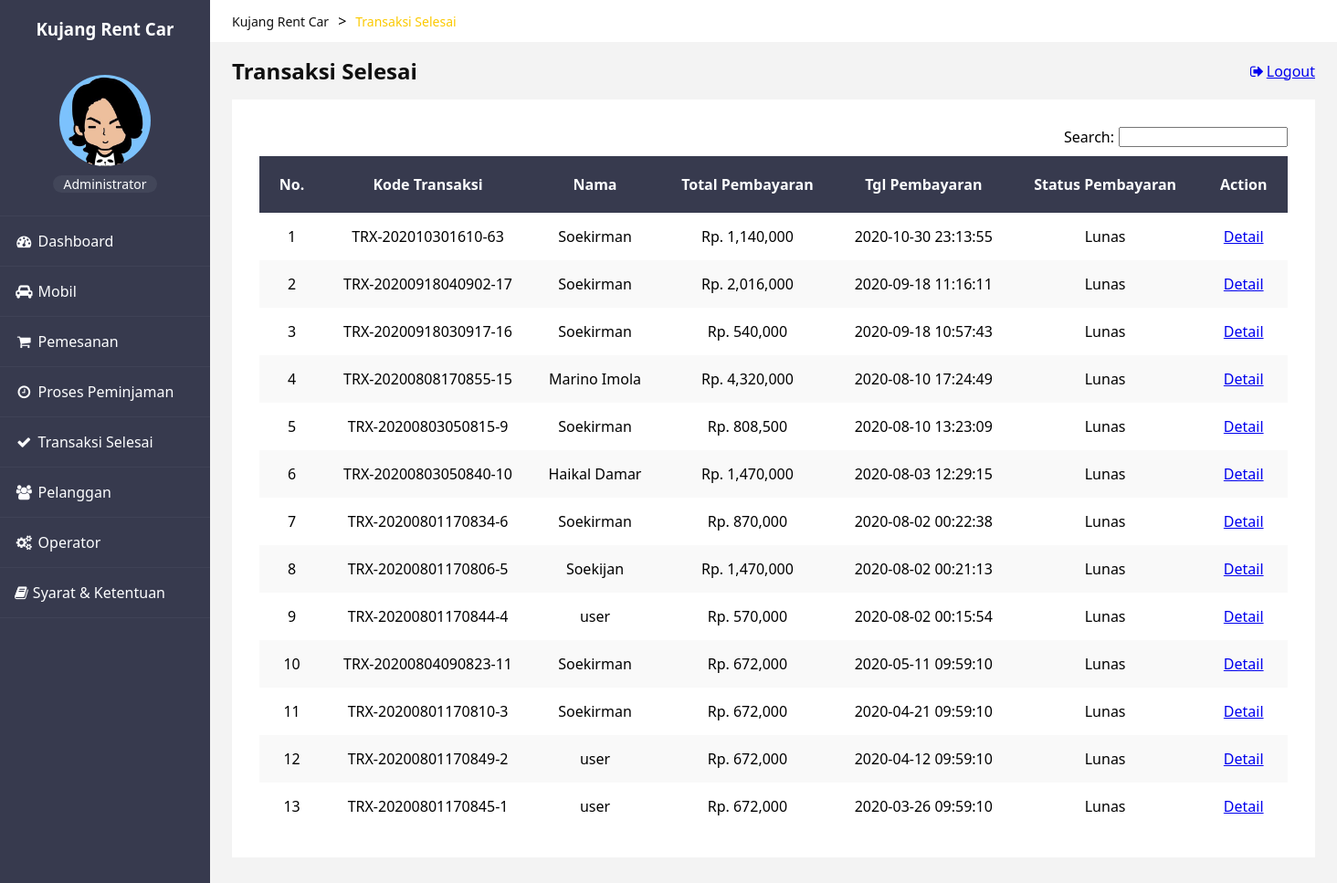
/index.php?page=transactions (signed in), run on an earlier commit of the app's database.
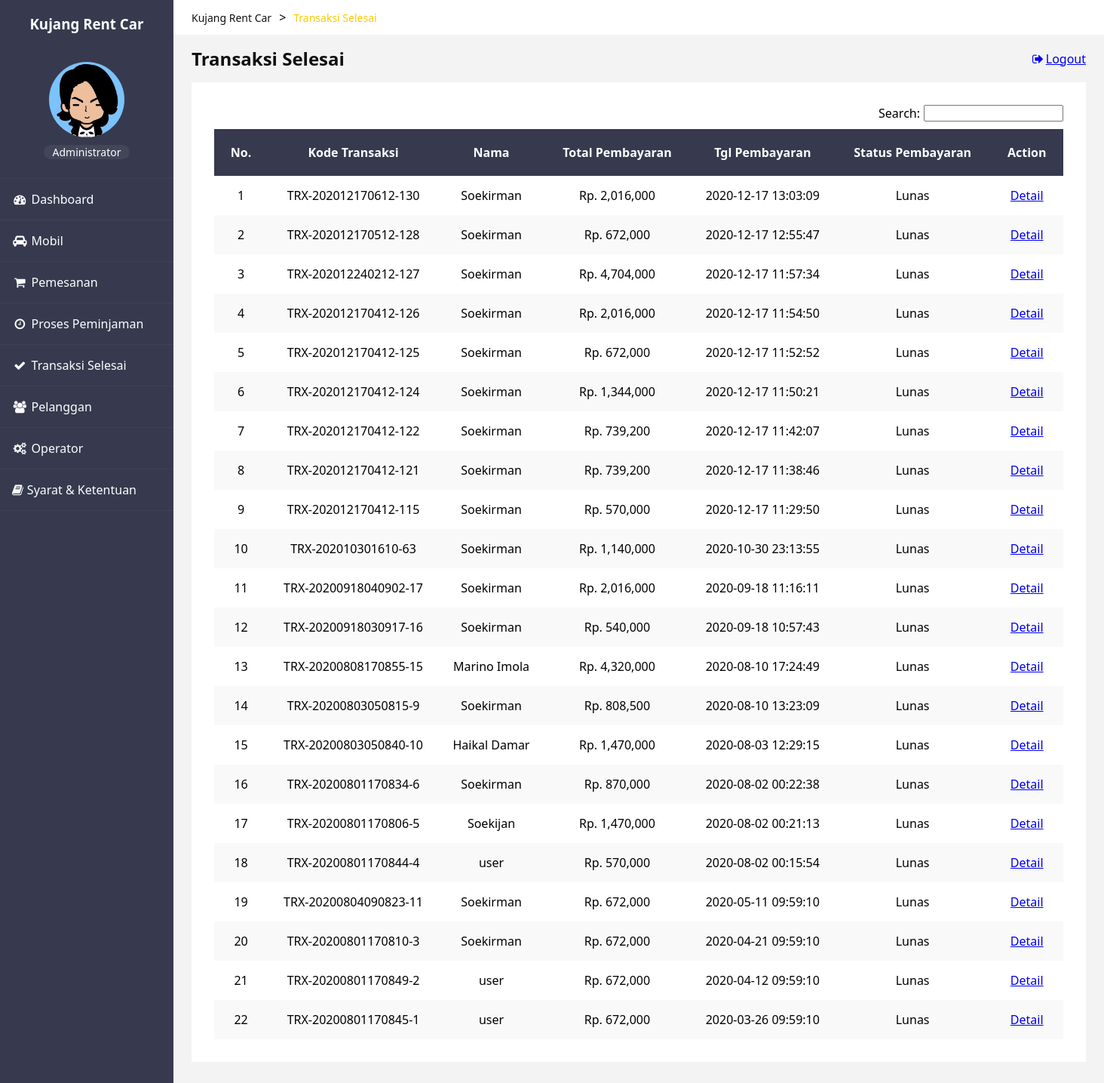
And on a later commit of the database.
### tables this page shows
CREATE TABLE `tb_transaksi` (
  `kode_transaksi` varchar(30) NOT NULL,
  `id_user` int(11) DEFAULT NULL,
  `tgl_order` datetime DEFAULT NULL,
  `total_pembayaran` decimal(10,0) DEFAULT NULL,
  `tgl_pembayaran` datetime DEFAULT NULL,
  `status_pembayaran` int(1) DEFAULT NULL,
  `status_transaksi` int(1) DEFAULT NULL,
  `created_at` timestamp NULL DEFAULT NULL,
  `updated_at` timestamp NULL DEFAULT NULL
);

CREATE TABLE `tb_users` (
  `id_user` int(11) NOT NULL,
  `email` varchar(30) NOT NULL,
  `password` varchar(255) NOT NULL,
  `api_token` varchar(255) DEFAULT NULL,
  `reset_password_token` varchar(255) DEFAULT NULL,
  `reset_password_expires` datetime DEFAULT NULL,
  `nama` varchar(30) DEFAULT NULL,
  `no_telp` varchar(20) DEFAULT NULL,
  `jenis_kelamin` enum('laki-laki','perempuan') DEFAULT NULL,
  `alamat` text DEFAULT NULL,
  `foto` text DEFAULT NULL,
  `level` enum('admin','operator','user') DEFAULT NULL,
  `created_at` timestamp NULL DEFAULT NULL,
  `updated_at` timestamp NULL DEFAULT NULL
);

CREATE TABLE `tb_detail_transaksi` (
  `id_detail_transaksi` int(11) NOT NULL,
  `kode_transaksi` varchar(30) DEFAULT NULL,
  `id_mobil` int(11) DEFAULT NULL,
  `tgl_sewa` datetime DEFAULT NULL,
  `tgl_akhir_penyewaan` datetime DEFAULT NULL,
  `tgl_pengembalian` datetime DEFAULT NULL,
  `denda` decimal(10,0) DEFAULT NULL,
  `total` decimal(10,0) DEFAULT NULL,
  `status` int(1) DEFAULT NULL,
  `created_at` timestamp NULL DEFAULT NULL,
  `updated_at` timestamp NULL DEFAULT NULL
);

### transactions.php (the view, shortened to what this page needs)
<?php
    require_once('functions.php');
    $transaksi = query('SELECT tb_transaksi.*, tb_detail_transaksi.total, tb_users.nama FROM tb_transaksi, tb_detail_transaksi, tb_users WHERE status_transaksi = 1 AND tb_transaksi.kode_transaksi = tb_detail_transaksi.kode_transaksi AND tb_users.id_user = tb_transaksi.id_user ORDER BY tgl_pembayaran DESC');
?>
<!DOCTYPE html>
<html lang="en">
<head>
</head>
<body>
    <?php include 'header.php'; ?>
    <div class="card">
        <div class="searchbar">
            <label for="keyword" class="search-label">Search:</label>
            <input type="search" name="keyword" id="keyword" class="search-input" autocomplete="off">
        </div>
        <div id="container">
            <table class="table table-odd" cellspacing="0">
                <thead>
                    <tr>
                        <th>No.</th>
                        <th>Kode Transaksi</th>
                        <th>Nama</th>
                        <th>Total Pembayaran</th>
                        <th>Tgl Pembayaran</th>
                        <th>Status Pembayaran</th>
                        <th>Action</th>
                    </tr>
                </thead>
                <?php
                    $i = 1;
                    foreach($transaksi as $row):
                ?>
                <tbody>
                    <tr>
                        <td><?= $i; ?></td>
                        <td><?= $row['kode_transaksi']; ?></td>
                        <td><?= $row['nama']; ?></td>
                        <td>Rp. <?= number_format($row['total']); ?></td>
                        <td><?= $row['tgl_pembayaran']; ?></td>
                        <td>
                            <?php
                                if($row['status_pembayaran'] == 1) {
                                    echo "Lunas";
                                } else {
                                echo "Belum Lunas";
                                }
                            ?>
                        </td>
                        <td><a href="index.php?page=transaction_detail&kode_transaksi=<?= $row['kode_transaksi']; ?>">Detail</a></td>
                    </tr>
                </tbody>
                <?php
                    $i++;
                    endforeach;
                ?>
            </table>
        </div>
    </div>
</body>
</html>

What changed in the data, as far as the page shows it:
added tb_transaksi: kode_transaksi "TRX-202012170612-130", id_user.nama "Soekirman", tb_detail_transaksi.total "2,016,000", tgl_pembayaran "2020-12-17 13:03:09", status_pembayaran "Lunas"
added tb_transaksi: kode_transaksi "TRX-202012170512-128", id_user.nama "Soekirman", tb_detail_transaksi.total "672,000", tgl_pembayaran "2020-12-17 12:55:47", status_pembayaran "Lunas"
added tb_transaksi: kode_transaksi "TRX-202012240212-127", id_user.nama "Soekirman", tb_detail_transaksi.total "4,704,000", tgl_pembayaran "2020-12-17 11:57:34", status_pembayaran "Lunas"
added tb_transaksi: kode_transaksi "TRX-202012170412-126", id_user.nama "Soekirman", tb_detail_transaksi.total "2,016,000", tgl_pembayaran "2020-12-17 11:54:50", status_pembayaran "Lunas"
added tb_transaksi: kode_transaksi "TRX-202012170412-125", id_user.nama "Soekirman", tb_detail_transaksi.total "672,000", tgl_pembayaran "2020-12-17 11:52:52", status_pembayaran "Lunas"
added tb_transaksi: kode_transaksi "TRX-202012170412-124", id_user.nama "Soekirman", tb_detail_transaksi.total "1,344,000", tgl_pembayaran "2020-12-17 11:50:21", status_pembayaran "Lunas"
added tb_transaksi: kode_transaksi "TRX-202012170412-122", id_user.nama "Soekirman", tb_detail_transaksi.total "739,200", tgl_pembayaran "2020-12-17 11:42:07", status_pembayaran "Lunas"
added tb_transaksi: kode_transaksi "TRX-202012170412-121", id_user.nama "Soekirman", tb_detail_transaksi.total "739,200", tgl_pembayaran "2020-12-17 11:38:46", status_pembayaran "Lunas"
added tb_transaksi: kode_transaksi "TRX-202012170412-115", id_user.nama "Soekirman", tb_detail_transaksi.total "570,000", tgl_pembayaran "2020-12-17 11:29:50", status_pembayaran "Lunas"
